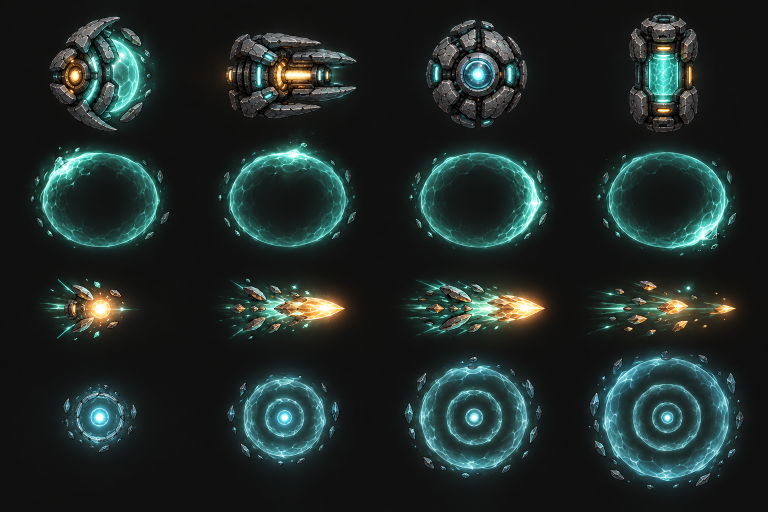
#> input picture tools/source_art/devmode/flux_systems_hd.png, 1536 x 1024 px (shown at 1/2 size)
$ python -i build_flux_art.py   (imports and definitions only)
#> lines starting #> are read from the running program, lines starting #| are printed output that depends on the picture
#!/usr/bin/env python3
"""Build Flux pickup and VFX assets from audited Flux systems source sheet.

Run with ``python3 tools/build_flux_art.py``. Pillow bootstraps through uv when
not installed locally. Only SHA-gated source cells listed below are read.
"""

import hashlib
import json
import os
import subprocess
import tempfile
from pathlib import Path
from statistics import median

ROOT = Path(__file__).resolve().parents[1]
SOURCE = ROOT / "tools/source_art/devmode/flux_systems_hd.png"
SOURCE_HASH = "c3409e9362493a6595e9155c8f095cee0a51847e9f0b134d44c7252e0ae08753"
SOURCE_SIZE = (1536, 1024)
SPRITES = ROOT / "assets/sprites"
EFFECTS = SPRITES / "effects"
MANIFEST = EFFECTS / "manifests/flux_vfx.json"
PROOFS = ROOT / "proofs/flux_vfx"

try:
    from PIL import Image, ImageDraw, ImageFont
    from PIL import __version__ as PILLOW_VERSION
except ImportError as error:
    if os.environ.get("HOLLOWTIDE_FLUX_ART_UV_REEXEC") == "1":
        raise RuntimeError(f"Pillow import failed after bootstrap: {error}") from error
    environment = {**os.environ, "HOLLOWTIDE_FLUX_ART_UV_REEXEC": "1"}
    result = subprocess.run(
        ["uv", "run", "--with", "pillow==12.3.0", "python", str(Path(__file__).resolve())],
        cwd=ROOT,
        env=environment,
        check=False,
        timeout=300,
    )
    raise SystemExit(result.returncode)

# Source uses strict 384x256 row-major cells. These boxes are immutable for
# SOURCE_HASH. First row holds four pickups, then aura, burst, scan sequences.
PICKUPS = {
    "flux_shield.png": (0, 0, 384, 256),
    "burst_beam.png": (384, 0, 768, 256),
    "echo_scan.png": (768, 0, 1152, 256),
    "flux_tank.png": (1152, 0, 1536, 256),
}
# Source row 3, column 0 is Echo Scan's first pulse. This narrow crop retains
# central mint mote and its nearest ring only; outer scan rings and stone shards
# remain excluded so runtime refill reads as consumable, not scan hardware.
REFILL_SOURCE_CELL = (0, 768, 384, 1024)
REFILL_SOURCE_BOX = (164, 32, 236, 104)
SEQUENCES = {
    "flux_shield_aura.png": [(index * 384, 256, (index + 1) * 384, 512) for index in range(4)],
    "flux_burst.png": [(index * 384, 512, (index + 1) * 384, 768) for index in range(4)],
    "echo_scan_pulse.png": [(index * 384, 768, (index + 1) * 384, 1024) for index in range(4)],
}
OUTPUTS = {
    "devmode/flux_shield.png": ((128, 128), 1),
    "devmode/burst_beam.png": ((128, 128), 1),
    "devmode/echo_scan.png": ((128, 128), 1),
    "devmode/flux_tank.png": ((128, 128), 1),
    "devmode/flux_refill.png": ((128, 128), 1),
    "effects/flux_shield_aura.png": ((256, 256), 4),
    "effects/flux_burst.png": ((160, 96), 4),
    "effects/echo_scan_pulse.png": ((256, 256), 4),
}


def sha256(path):
    return hashlib.sha256(path.read_bytes()).hexdigest()


def smoothstep(value):
    value = max(0.0, min(1.0, value))
    return value * value * (3.0 - 2.0 * value)


def median_rgb(values):
    return tuple(round(median(channel)) for channel in zip(*values, strict=True))


# [95 lines left out: functions corner_background, smooth_background, soft_matte, not called in this run]


def alpha_bbox(image, threshold=12):
    return image.getchannel("A").point(lambda value: 255 if value >= threshold else 0).getbbox()


# [35 lines left out: functions crop_visible, composite_scaled, centered_icon, pack, not called in this run]


def frame_metrics(frame):
    alpha = frame.getchannel("A")
    bbox = alpha_bbox(frame, 12)
    if bbox is None:
        raise ValueError("empty output frame")
    points = [
        (x, y, alpha.getpixel((x, y)))
        for y in range(frame.height)
        for x in range(frame.width)
        if alpha.getpixel((x, y)) >= 96
    ]
    total = sum(value for _, _, value in points)
    center = [round(sum(point[axis] * point[2] for point in points) / total, 3) for axis in (0, 1)]
    return {"visible_bbox_px": list(bbox), "opaque_weighted_center_px": center}


# [17 lines left out: function verify_frame, not called in this run]


def save(image, path):
    path.parent.mkdir(parents=True, exist_ok=True)
    image.save(path, format="PNG", optimize=False, compress_level=9)


# [258 lines left out: functions contact_sheet, build, not called in this run]


# [2 lines not run here, left out]

>>> import cv2
>>> picture = cv2.imread('source_art/devmode/flux_systems_hd.png', cv2.IMREAD_GRAYSCALE)
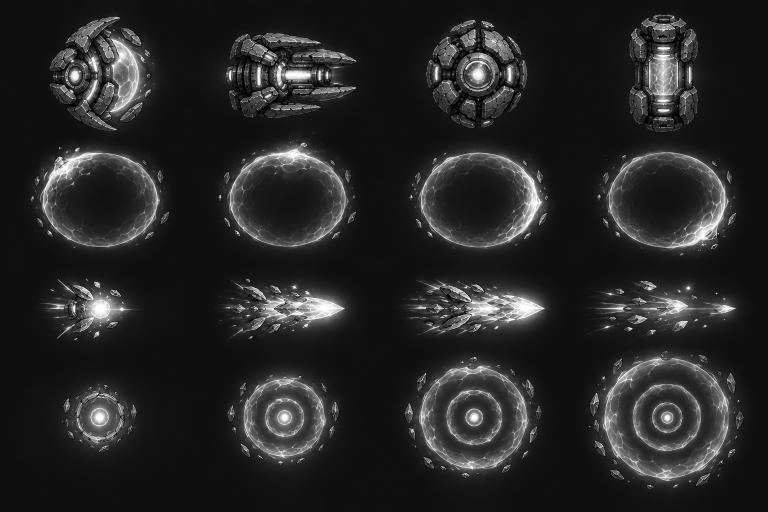
#> picture: shape (1024, 1536) (shown at 1/2 size); min 0, max 255, mean 38.3
#> (the run stopped early here; a loop or call above may not have finished)

$ run again, on tools/source_art/devmode/cave_fringe_hd.png
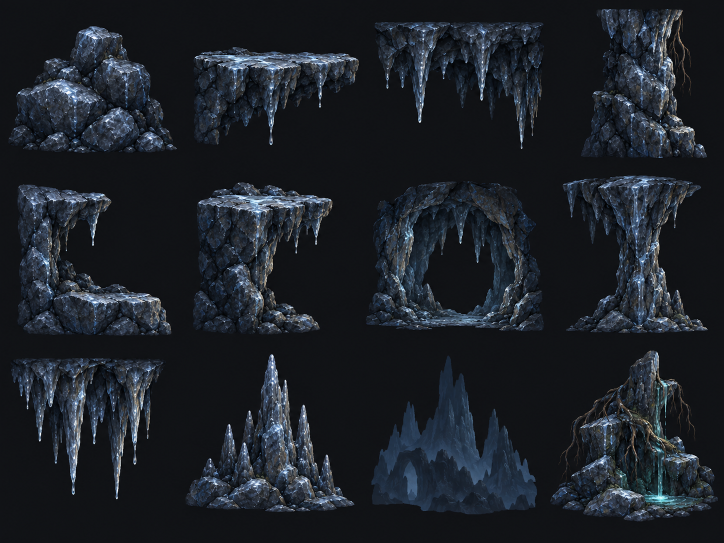
#> input picture tools/source_art/devmode/cave_fringe_hd.png, 1448 x 1086 px (shown at 1/2 size)
#> `picture = cv2.imread('source_art/devmode/flux_systems_hd.png', cv2.IMR..`:
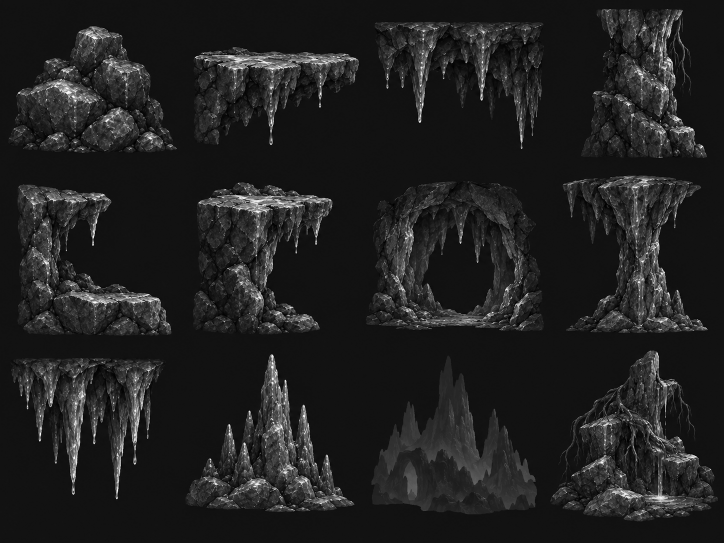
#> picture: shape (1086, 1448) (shown at 1/2 size); min 0, max 255, mean 32.2

$ run again, on tools/source_art/devmode/cave_kiln_hd.png
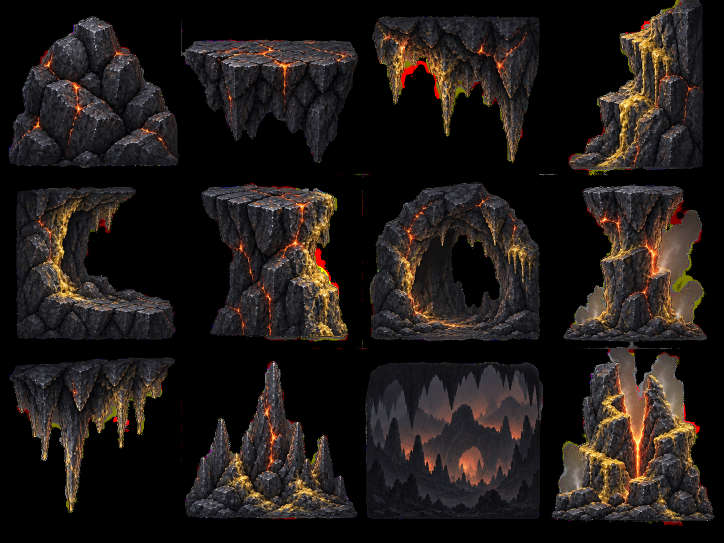
#> input picture tools/source_art/devmode/cave_kiln_hd.png, 1448 x 1086 px (shown at 1/2 size)
#> `picture = cv2.imread('source_art/devmode/flux_systems_hd.png', cv2.IMR..`:
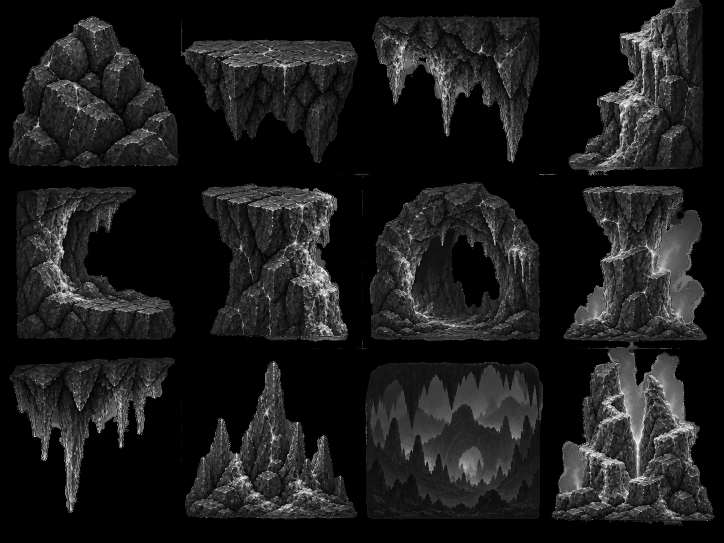
#> picture: shape (1086, 1448) (shown at 1/2 size); min 0, max 255, mean 26.9

$ run again, on tools/source_art/devmode/cave_nexus_hd.png
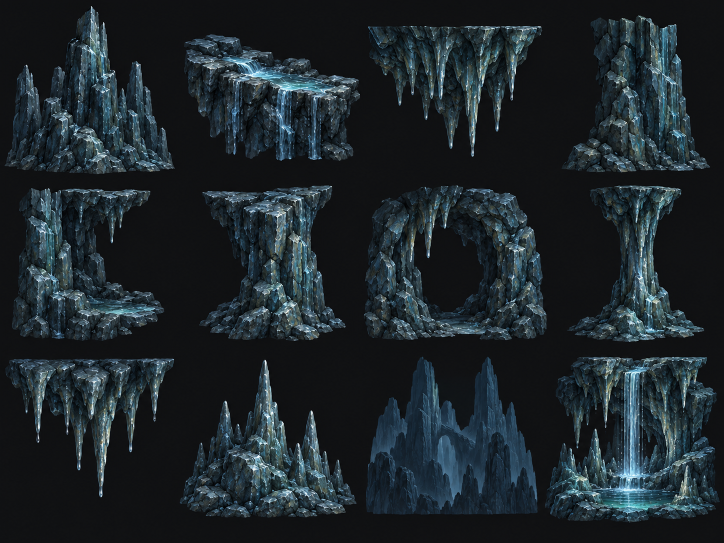
#> input picture tools/source_art/devmode/cave_nexus_hd.png, 1448 x 1086 px (shown at 1/2 size)
#> `picture = cv2.imread('source_art/devmode/flux_systems_hd.png', cv2.IMR..`:
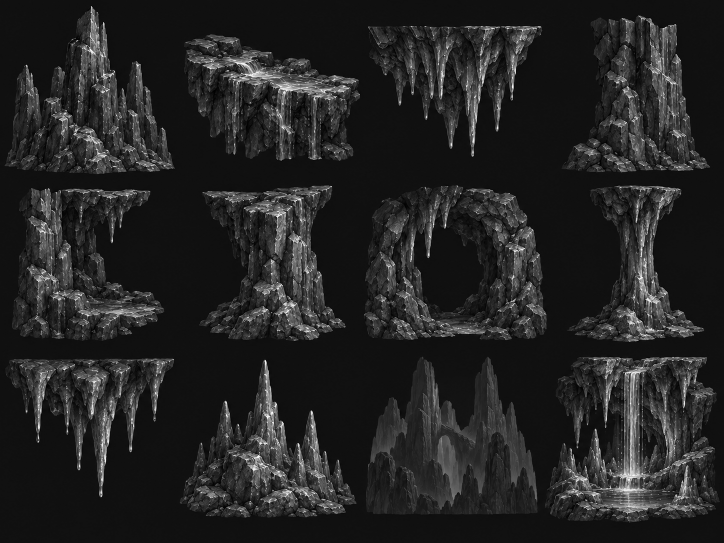
#> picture: shape (1086, 1448) (shown at 1/2 size); min 0, max 255, mean 35.7
